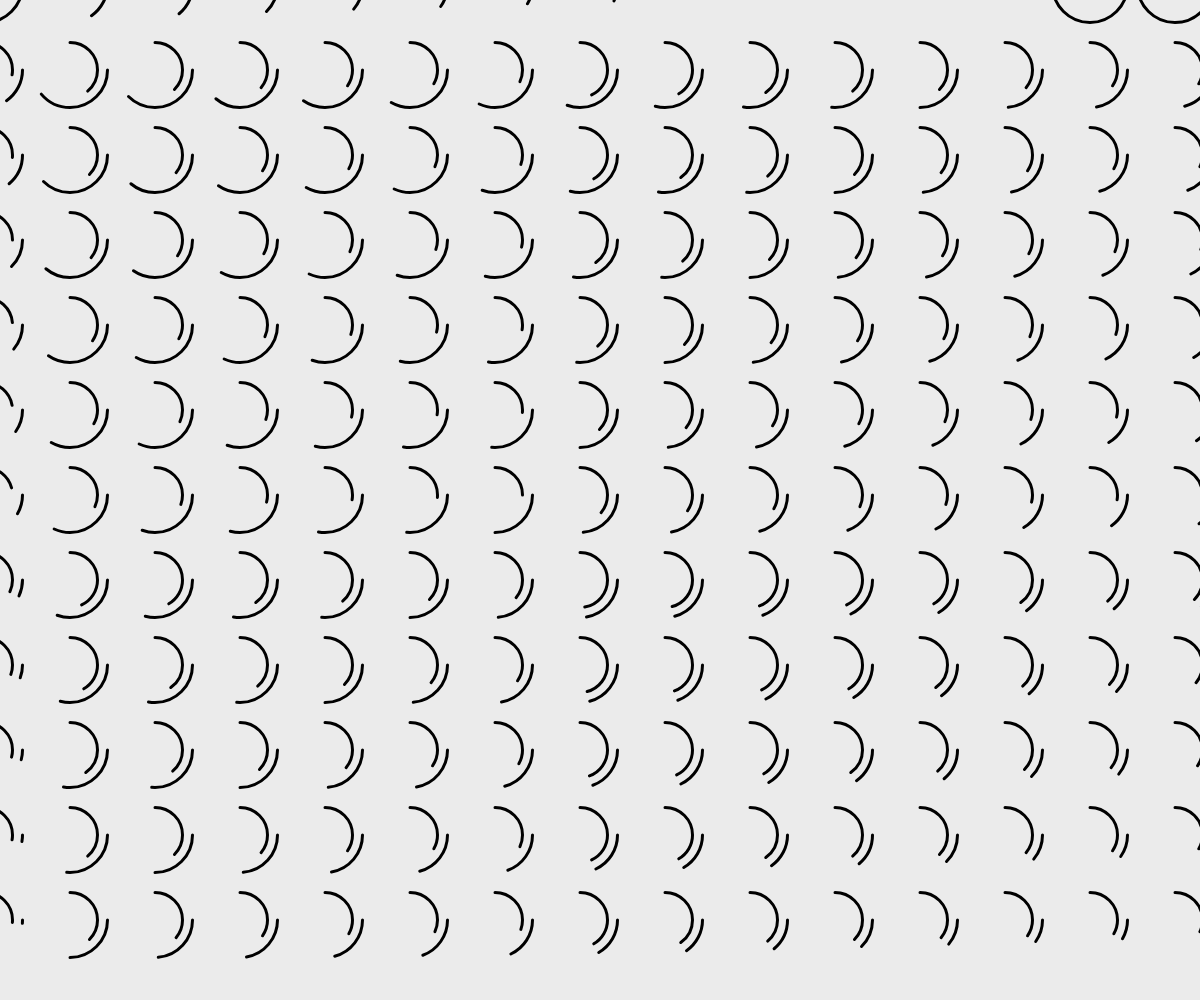
Frame 1 (no input)
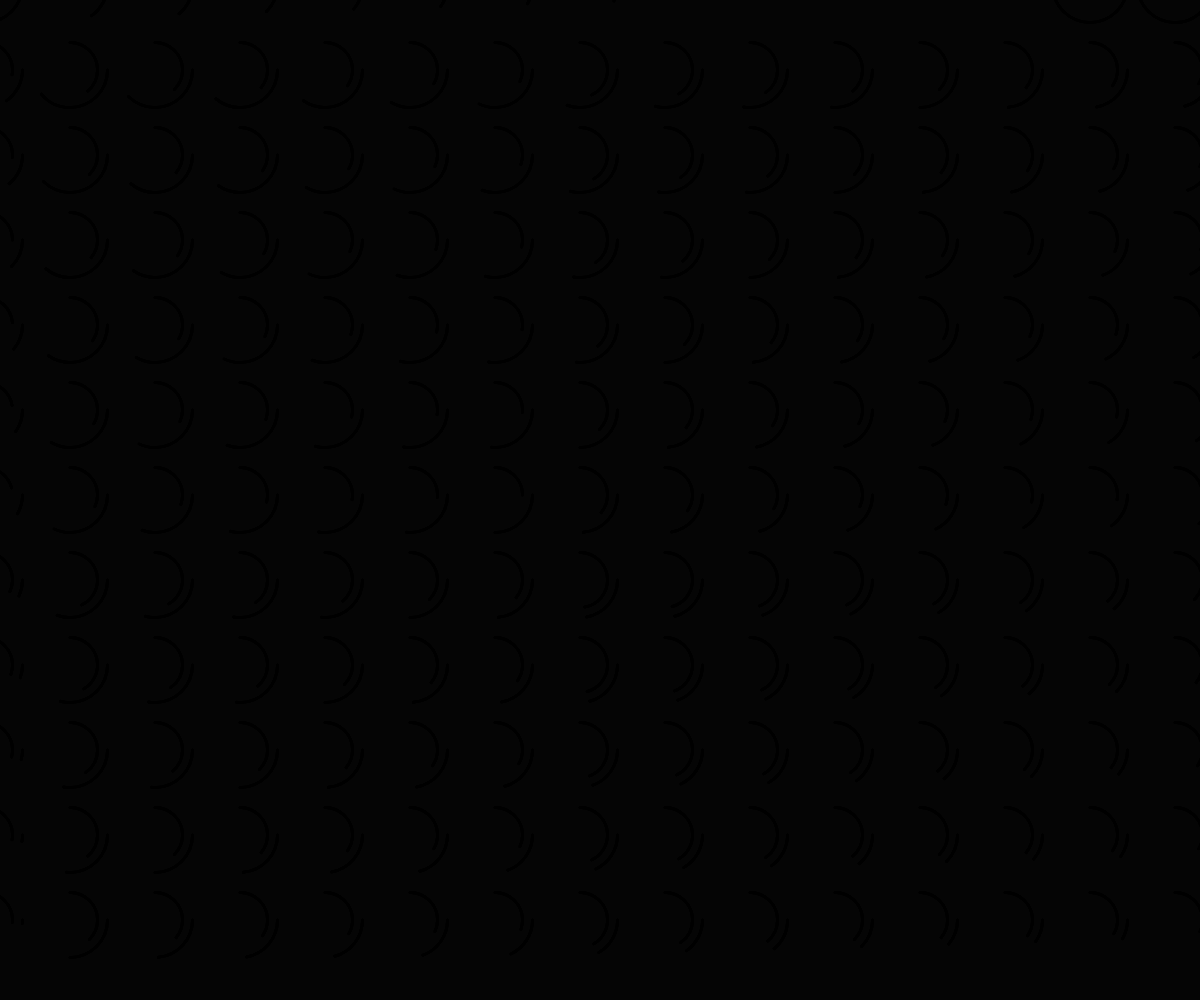
Frame 60 (no input)
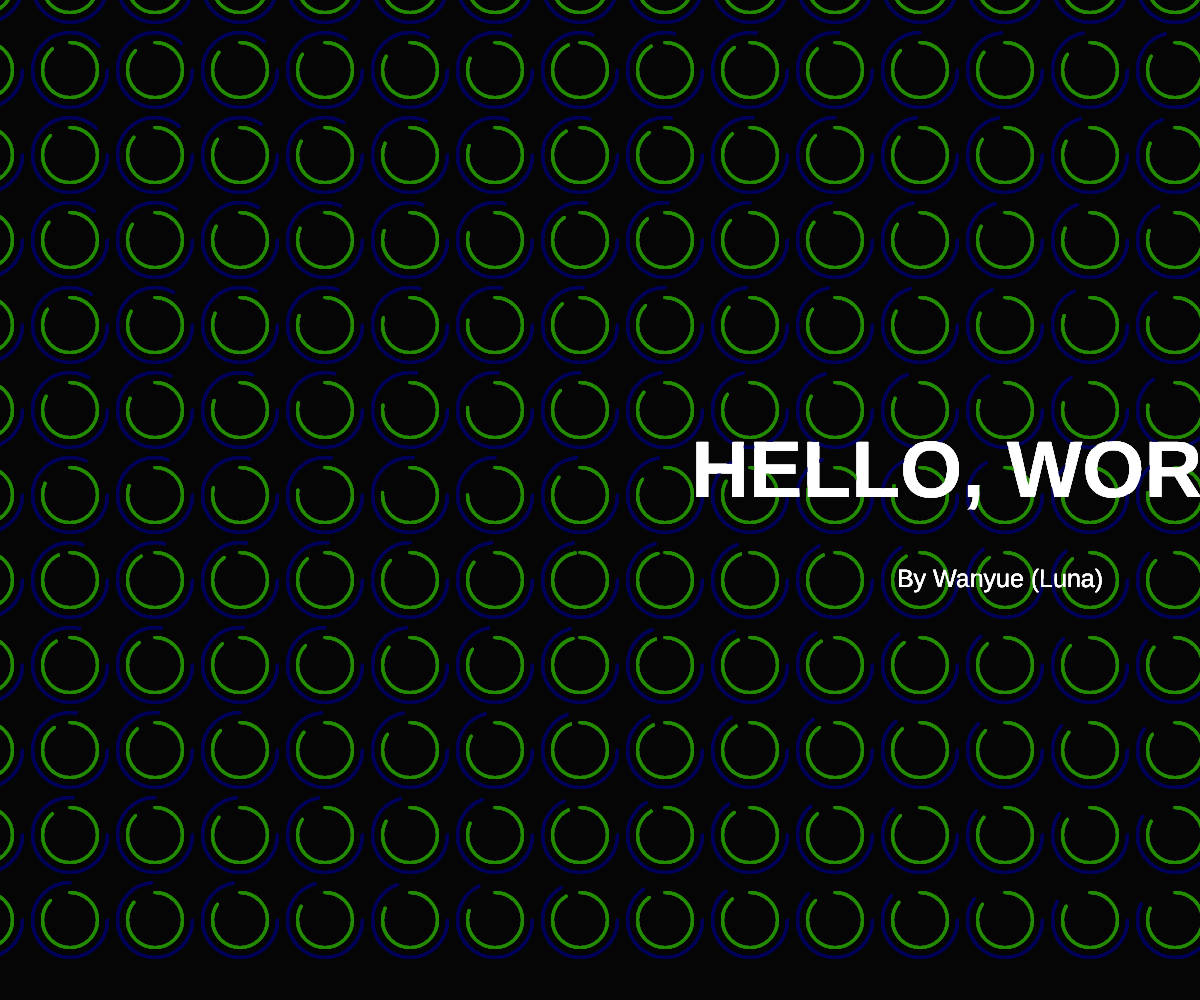
Frame 120 (the mouse pressed at the canvas centre since frame 60)

The p5.js sketch that drew these frames (run headless with seeded random() and noise() and a simulated clock; from frame 60 on, the mouse is pressed at the canvas centre):

// p5.js sketch
// ── sketch.js
function setup() {
  createCanvas(windowWidth, windowHeight);
  angleMode(DEGREES);
  textAlign(CENTER, CENTER);
  //  noStrike();
}

function windowResized() {
  resizeCanvas(windowWidth, windowHeight);
}

function draw() {
  background(1, 20);
  noFill();
  strokeWeight(3);

  rX = mouseX % 100;
  gX = mouseX % 200;
  bX = mouseX % 255;

  rY = mouseY % 155;
  gY = mouseY % 180;
  bY = mouseY % 250;

  let angleX = map(mouseX, 0, windowWidth, 0, 360)
  let angleY = map(mouseY, 0, windowHeight, 0, 360)

  for (var x = -100; x < windowWidth; x = x + 85) {
    for (var y = -100; y < windowHeight; y = y + 85) {
      stroke(rX, gX, bX);
      arc(x, y, 75, 75, 0, angleX + x % 90 + y % 90);
      stroke(rY, gY, bY);
      arc(x, y, 55, 55, -90, angleY + x % 45 + y % 45);
    }
  }

  if (mouseIsPressed) {
    noStroke();
    fill(255);
    textSize(80);
    textStyle(BOLD);
    text("HELLO, WORLD", windowHeight, windowHeight / 2 - 25);
    textSize(25);
    textStyle(NORMAL);
    text("By Wanyue (Luna)", windowHeight, windowHeight / 2 + 80);
  }
}
